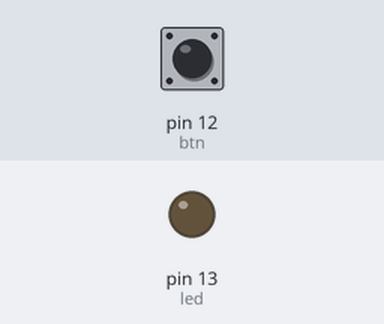
Bench run of a sketch on a simulated Arduino Uno, built with avr-gcc and run on an emulated ATmega328P. On the bench: output pins drawn as LEDs (lit = HIGH). Inputs (shaded band) come from the test bench; at power-on: pin 12 (btn) HIGH.

Above: at 1.2 s.
1.3 s: pin 12 (btn) pulled LOW for 0.15 s
At 1.37 s:
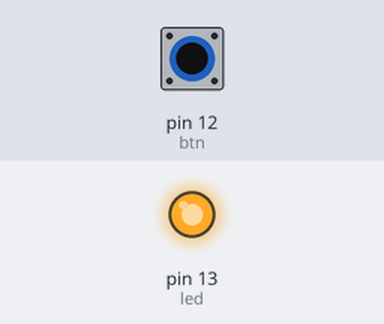
2.9 s: pin 12 (btn) pulled LOW for 3.2 s
At 7.4 s:
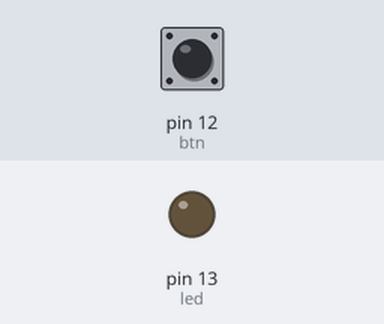
Timing chart, 0 to 8.9 s (numbered marks = the images above; inputs shaded):
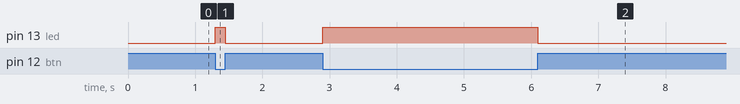

Measured:
- after the input at 1.3 s, pin 13 (led): LOW → HIGH at once, → LOW 0.15 s later
- after the input at 2.9 s, pin 13 (led): LOW → HIGH at once, → LOW 3.2 s later

The sketch:

pull_up.ino
```cpp
#define btn 12
#define led 13

void setup() {

  pinMode(btn, INPUT);

  pinMode(led, OUTPUT);

  digitalWrite(led, LOW);

}

void loop() {

  if(digitalRead(btn) == LOW){

    digitalWrite(led,HIGH);

  }else{

    digitalWrite(led, LOW);
  }

}
```
